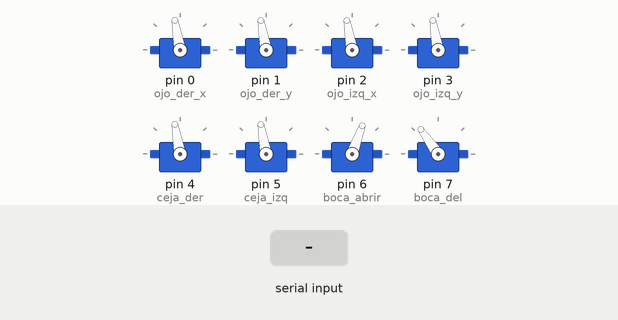
Bench run of a sketch on a simulated Arduino Uno, built with avr-gcc and run on an emulated ATmega328P. On the bench: 8 × servo. Inputs (shaded band) come from the test bench. Random numbers use the default seed unless the sketch sets one.

Above: at 1.2 s.
1.3 s: "1" received over Serial
At 1.5 s:
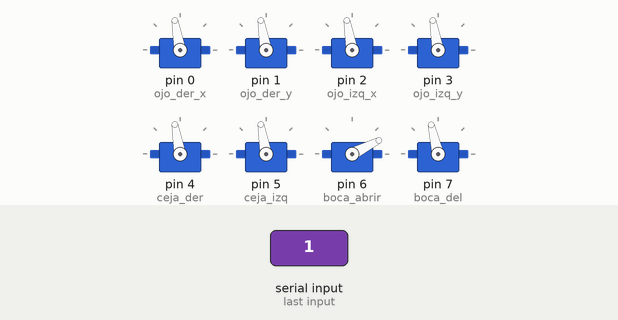
At 1.9 s:
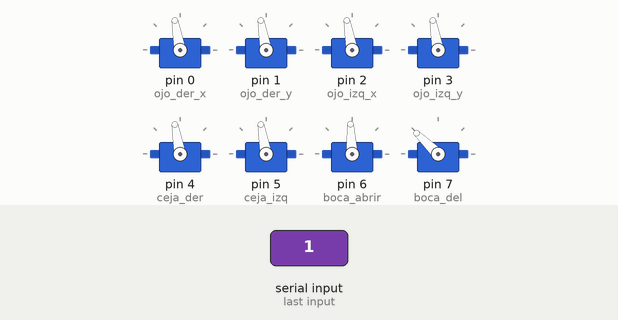
4.3 s: "0" received over Serial
At 4.3 s:
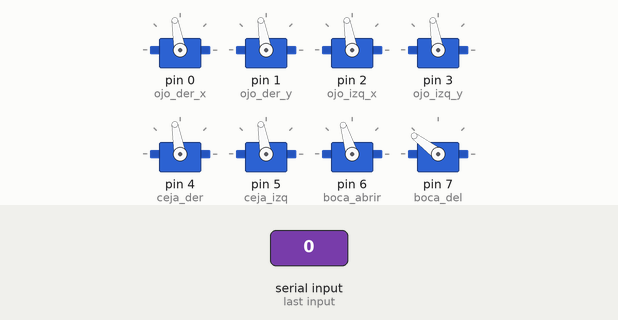
Timing chart, 0 to 7.3 s (numbered marks = the images above; inputs shaded):
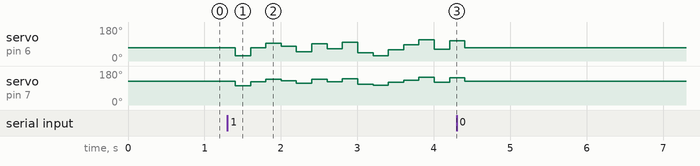

Measured:
- after the input at 1.3 s, servo on pin 6 (boca_abrir): 70° → 27° after 0.10 s, → 69° 0.20 s later, → 93° 0.20 s later, → 78° 0.20 s later, … (15 changes in this stretch); servo on pin 7 (boca_del): 125° → 103° after 0.10 s, → 124° 0.20 s later, → 136° 0.20 s later, → 129° 0.20 s later, … (15 changes in this stretch)

The sketch:

animatron.ino
```cpp
#include <Servo.h>
#include <stdlib.h>
Servo ojo_der_x;
Servo ojo_der_y;
Servo ojo_izq_x;
Servo ojo_izq_y;
Servo ceja_der;
Servo ceja_izq;
Servo boca_abrir;
Servo boca_del;
float valor;
char mover_boca='0', mover_boca_a='0';;

void setup()
{
  Serial.begin(9600);
  //Pines de cada servo
  ojo_der_x.attach(0);
  ojo_der_y.attach(1);
  ojo_izq_x.attach(2);
  ojo_izq_y.attach(3);
  ceja_der.attach(4);
  ceja_izq.attach(5);
  boca_abrir.attach(6);
  boca_del.attach(7);

  ojo_der_x.write(100);   //0 a 200
  ojo_der_y.write(100);   //0 a 200

  ojo_izq_x.write(100);   //0 a 200
  ojo_izq_y.write(100);   //0 a 200

  ceja_der.write(100);  //100 a 0
  ceja_izq.write(100);   //100 a 200

  boca_del.write(125);   //100 a 150
  boca_abrir.write(70); //20 a 120
}

void loop()
{
  mover_boca = Serial.read();

  while(mover_boca=='1'){
  valor=random(0,100);
  boca_del.write((valor/100)*50+100);   //100 a 150
  boca_abrir.write((valor/100)*100+20); //20 a 120
  delay(200);
  if(Serial.read()=='0'){mover_boca=0;}
  }
  boca_del.write(125);   //100 a 150
  boca_abrir.write(70); //20 a 120
  delay(200);
  /*

  valor = analogRead(A0);
  Serial.println(valor);

  ojo_der_x.write((valor/1023)*200);   //0 a 200
  ojo_der_y.write((valor/1023)*200);   //0 a 200

  ojo_izq_x.write((valor/1023)*200);   //0 a 200
  ojo_izq_y.write((valor/1023)*200);   //0 a 200

  ceja_der.write(-(valor/1023)*100+100);  //100 a 0
  ceja_izq.write((valor/1023)*100+100);   //100 a 200

  boca_del.write((valor/1023)*50+100);   //100 a 150
  boca_abrir.write((valor/1023)*100+20); //20 a 120
  delay(200);
  */


}
```
